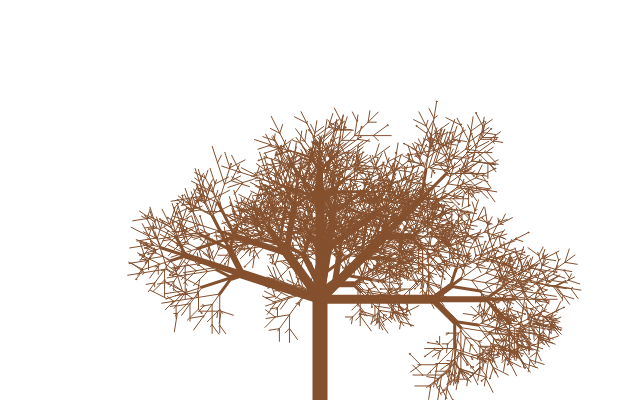
Frame 1 (no input)
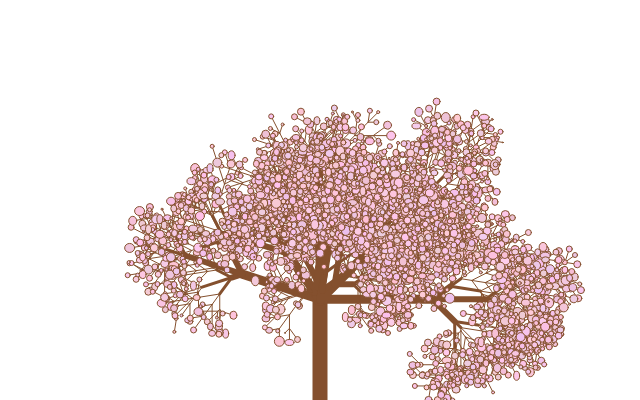
Frame 60 (no input)
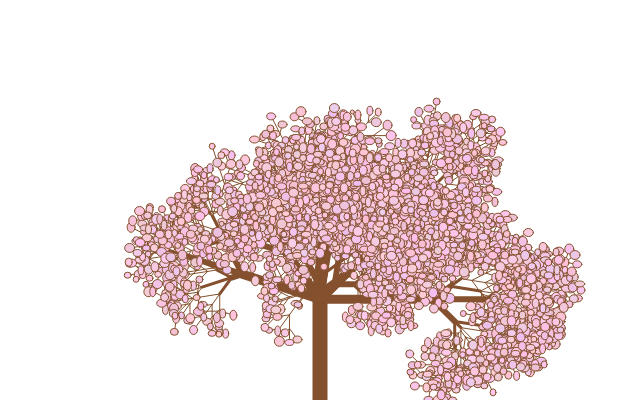
Frame 120 (the mouse pressed at the canvas centre since frame 60)

The p5.js sketch that drew these frames (run headless with seeded random() and noise() and a simulated clock; from frame 60 on, the mouse is pressed at the canvas centre):

// p5.js sketch
// ── sketch.js
var tree = [];
var leaves = [];

function setup() {
    createCanvas(640, 400);
    let v1 = createVector(width/2, height)
    let v2 = createVector(width/2, height-100)
    tree[0] = new Branch(v1, v2, 0);
    growTree(9);
}

function draw() {
    background(255);
    let t = frameCount / 60; // update time
    stroke(132, 80, 46);
    for (var i = 0; i < tree.length; i++) {
        tree[i].show()
    };
    let leavesDone = 0;
    for (var i = 0; i < leaves.length; i++) {
        leaves[i].update(t)
        leaves[i].show()
        if(!leaves[i].allBlossomed) { //Check if already blossomed
            leavesDone = (leaves[i].blossomed==false) ? leavesDone : leavesDone +1;
            if (leavesDone==leaves.length) {
                for (var j = 0; j < leaves.length; j++) {
                    console.log('All Done!')
                    leaves[j].updateBlossomed();
                }
            };
        } 
        if(!leaves[i].allGreened) { //Check if already blossomed
            leavesDone = (leaves[i].greened==false) ? leavesDone : leavesDone +1;
            if (leavesDone==leaves.length) {
                for (var j = 0; j < leaves.length; j++) {
                    console.log('All Done!')
                    leaves[j].updateGreened();
                }
            };
        } 
    };
}

function growTree(cycle) {
    for (i=0; i < cycle; i++){
        for (j=tree.length-1; j >= 0; j--) {
            if(!tree[j].finsihed) {
                if(random(1)>0.999) { break }
                tree.push(tree[j].grow(PI / 4));
                if(random(1)>0.999) { break }
                tree.push(tree[j].grow(-PI / 5));
                if(random(1)>0.9999) { break }
                tree.push(tree[j].grow(0));

            }
            tree[j].finsihed = true;
        }
    }
}

// ── tree.js
class Branch {
    constructor(start, end, iter) {
        this.start = start;
        this.end = end;
        this.iter = iter;
        this.finished = false;
    }

    show() {
        var newStroke = (15-this.iter*3 < 1) ? 1 : 15-this.iter*3;
        strokeWeight(newStroke);
        line(this.start.x, this.start.y, this.end.x, this.end.y);
    }

    grow(angle) {
        let v = p5.Vector.sub(this.end, this.start);
        v.rotate(angle)
        v.setMag(1/this.iter*80*random(1.5));
        v.add(this.end)
        var nb = new Branch(this.end, v, this.iter+1)
        if (this.iter>5) {
            //start leafing from Generation 4
            var leaf = new Leaf(v);
            leaves.push(leaf);
        }
        return nb;
    }
}

class Leaf {
    constructor(v) {
        //get original end
        this.v = v;
        this.posX = v.x;
        this.posY = v.y;

        //get pseudo ovals
        this.finalWidth=5+random(5);
        this.finalHeight=5+random(5);
        this.width= 0;
        this.height= 0;
        
        this.initialangle = random(0, 2 * PI);

        //State Props
        this.dead= false;
        this.allDead = false
        
        this.blossomed = false;
        this.allBlossomed = false;

        this.greened = false;
        this.allGreened = false;

        //scale y speed magnitude
        this.size = random(2, 5);

        //some Color business
        this.green= 200-random(100);
        this.redR= 120+random(100);
        this.redG= 80+random(80);
        this.redB= 30+random(50);
        this.pinkR= 235+random(20);
        this.pinkG= 190+random(15);
        this.pinkB= 210+random(30);
    }

    show() {
        if (this.dead) {
            fill(this.redR, this.redG, this.redB);
        } else if (this.greened) {
            fill(10, this.green, 60)
        } else {            
            fill(this.pinkR, this.pinkG, this.pinkB);
        }
        ellipse(this.posX, this.posY, this.width, this.height); 
    }

    update(time) {   
        if(random(1)>.9) {
            if(!this.blossomed){ //blossom
                if (this.width<this.finalWidth) {
                    this.width++;
                }
                if (this.height<this.finalHeight) {
                    this.height++;
                }
                if(this.height>=this.finalHeight&&this.width>=this.finalWidth) {
                    this.blossomed=true;
                }
            }
            if(!this.greened&&this.allBlossomed&&!this.allGreened) { //green
                this.greened = true;
            }
            if(!this.dead&&this.allBlossomed&&this.allGreened) { //green
                this.dead = true;
            }
            if(this.dead&&this.posY < height -5) { //fall
                let w = 10; // angular speed
                let angle = w * time + this.initialangle;
                if(3 + this.posX + sin(angle)>width) {
                    this.posX = width-5;
                } else {
                    this.posX = 1 + this.posX + 1.2*sin(angle);
                }
                // different size snowflakes fall at slightly different y speeds
                this.posY += pow(this.size, 0.5);
            }
        }
    }

    updateBlossomed() {
        if(!this.allBlossomed){
            this.allBlossomed = true;
        }    
    }

    updateGreened() {
        if(!this.allGreened){
            this.allGreened = true;
        }    
    }

    startFalling() {
        if(!this.dead){
            this.dead = true;
        }
    }
}
